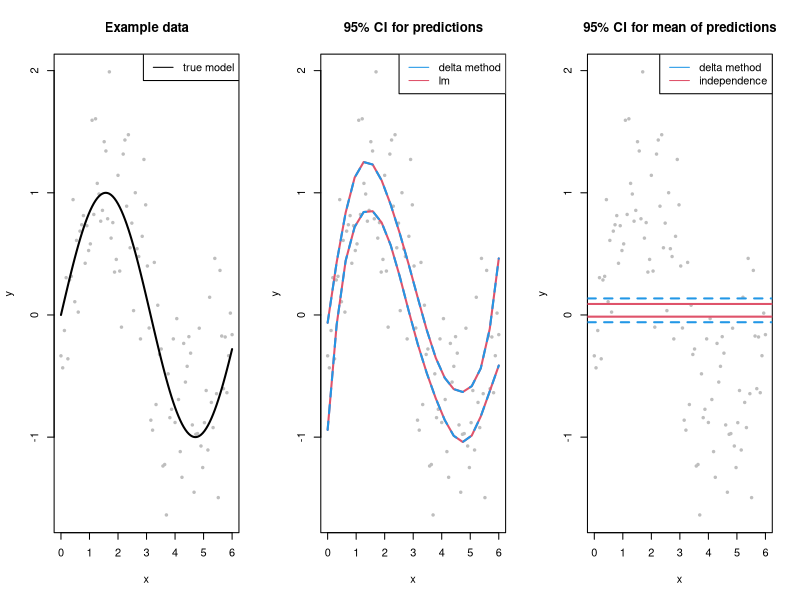

This chart was generated by the following R code:

# rm(list = ls()

suppressPackageStartupMessages(require(splines))

## *****************************************************************************
## *****************************************************************************
##
##                                  function
##
## *****************************************************************************
## *****************************************************************************

delta.method.density.variance = function(formula, data, beta, Sigma, type = c("individual", "mean"), weights = NULL){
    
    type = match.arg(type)
    
    n = nrow(data) ; n
    
    # if 'weights' is NULL or a scalar, then convert to a vector of equal weights
    # if 'weights' is a vector, then make sure it has the right length and that it sums to one
    if(type == "mean"){
        if(is.null(weights) || length(weights) == 1){
            weights = rep(1, n)
        }else{
            if(length(weights) != n) 
                stop("'weights' must be a scalar or a numeric vector with length equal to nrow(data)")
        }
        weights = weights / sum(weights)
    } ; weights
    
    # remove LHS from formula
    if(length(formula) == 3) formula[2] = NULL ; formula
    
    # make the design matrix
    X = as.matrix(model.frame(formula, data)) ; head(X)
        
    # define the individual beta values
    for(i in seq_along(beta)) eval(parse(text = paste0(colnames(X)[i]," = beta[",i,"]")))
        
    # make a function to calculate either:
    # the individual predictions (if type = "individual"), or
    # a weighted mean of the indivdual predictions (if type = "mean") 
    f.args = paste(colnames(X), collapse = ", ") ; f.args
    f.call = paste0("f(",f.args,")") ; f.call
    f.full = switch(
        type,
        "individual" = paste0("function(",f.args,") as.numeric(X %*% c(",f.args,"))"),
        "mean"       = paste0("function(",f.args,") as.numeric(weights %*% (X %*% c(",f.args,")))")
    ) ; f.full
    f = eval(parse(text = f.full)) ; f ; eval(parse(text = f.call))
    
    # calculate gradient matrix
    grad = attr(numericDeriv(quote(eval(parse(text = f.call))), colnames(X)), "gradient") ; grad
    
    # for each row of the grad matrix, calulate the variance of f(beta)
    # each row corresponds to a row in the design matrix
    sapply(1:nrow(grad), function(i) t(grad[i, ]) %*% Sigma %*% grad[i, ])
    
}

## *****************************************************************************
## *****************************************************************************
##
##                        test: 1D regression spline
##
## *****************************************************************************
## *****************************************************************************

#-------------------------------------------------------------------------------
# make some data

# number of data points
n = 100 

# limits of the x-axis
# need to explicitly spcify this to make sure the bs function uses the same boundary knots each time
xlim = c(0,6) 

# generate some x values - e.g. ID mask values
x = seq(xlim[1], xlim[2], length = n) # regular

# generate some observations
y = rnorm(n, mean = sin(x), sd = 0.5)

# plot the data
par(mfrow = c(1,3))
plot(x, y, pch = 19, col = "grey", main = "Example data", cex = 0.5)
lines(x, sin(x), cex = 0.5, pch = 19, lwd = 2)
legend('topright', "true model", lty = 1)

#-------------------------------------------------------------------------------
# lm model

# make a data frame of regression spline basis values
data = as.data.frame(bs(x, df = 5, degree = 3, intercept = TRUE, Boundary.knots = xlim)) ; colnames(data) = paste0("X", 1:ncol(data)) ; head(data)

# use an explicit formula
formula = y ~ -1 + X1 + X2 + X3 + X4 + X5

# fit model with lm and save fitted betas and vcov matrix
model = lm(formula, data)
beta = coef(model)
Sigma = vcov(model)

#-------------------------------------------------------------------------------
# predictions

# make a 1D prediction grid
n = 20
newx = seq(xlim[1], xlim[2], length = n) # regular

# width of intervals
w = newx[2] - newx[1] ; w

# data frame of covariate values to use for prediction
newdata = as.data.frame(bs(newx, df = 5, degree = 3, intercept = TRUE, Boundary.knots = xlim)) ; colnames(newdata) = paste0("X", 1:ncol(newdata)) ; head(newdata)

# get predictions from lm model
preds = predict(model, newdata, se = TRUE)

# plot the predications and the 95CLs for the predictions
plot(x, y, pch = 19, col = "grey", main = "95% CI for predictions", cex = 0.5)
# lines(newx, preds$fit, col = 2, lwd = 2)
lines(newx, preds$fit - 1.96 * preds$se.fit, col = 2, lwd = 2)
lines(newx, preds$fit + 1.96 * preds$se.fit, col = 2, lwd = 2)

#-------------------------------------------------------------------------------
# use the delta method function as an alternative way to get the variance of each prediction

var1 = delta.method.density.variance(formula, newdata, beta, Sigma) ; var1

# check if same as estimated variances from lm
all.equal(sqrt(var1), preds$se.fit, tolerance = 1e-7, check.attributes = FALSE)

lines(newx, preds$fit - 1.96 * sqrt(var1), col = 4, cex = 0.5, lty = 2, lwd = 2)
lines(newx, preds$fit + 1.96 * sqrt(var1), col = 4, cex = 0.5, lty = 2, lwd = 2)
legend('topright', c("delta method", "lm"), lty = 1, col = c(4,2))

#-------------------------------------------------------------------------------
# variance of the mean of the predictions, weighted by interval width, assuming independence

# calulate weighted mean
w = rep(w, n)
weights = w / sum(w)
weighted.mean = as.numeric(weights %*% preds$fit) ; weighted.mean

# variance of weighted mean assuming independence
var.weighted.mean = as.numeric(weights^2 %*% preds$se.fit^2) ; var.weighted.mean
sum(preds$se.fit^2)/n^2 # should equal this if all weights are equal


plot(x, y, pch = 19, col = "grey", main = "95% CI for mean of predictions", cex = 0.5)
# abline(h = weighted.mean, col = 2)
abline(h = weighted.mean - 1.96 * sqrt(var.weighted.mean), col = 2, lwd = 2)
abline(h = weighted.mean + 1.96 * sqrt(var.weighted.mean), col = 2, lwd = 2)
legend('topright', c("delta method", "independence"), lty = 1, col = c(4,2))

#-------------------------------------------------------------------------------
# delta method variance of the weighted mean of the predictions, weighted by interval width, not assuming independence

var2 = delta.method.density.variance(formula, newdata, beta, Sigma, "mean", weights) ; var2
abline(h = weighted.mean - 1.96 * sqrt(var2), col = 4, lty = 2, lwd = 2)
abline(h = weighted.mean + 1.96 * sqrt(var2), col = 4, lty = 2, lwd = 2)


## *****************************************************************************
## *****************************************************************************
## *****************************************************************************
## *****************************************************************************


